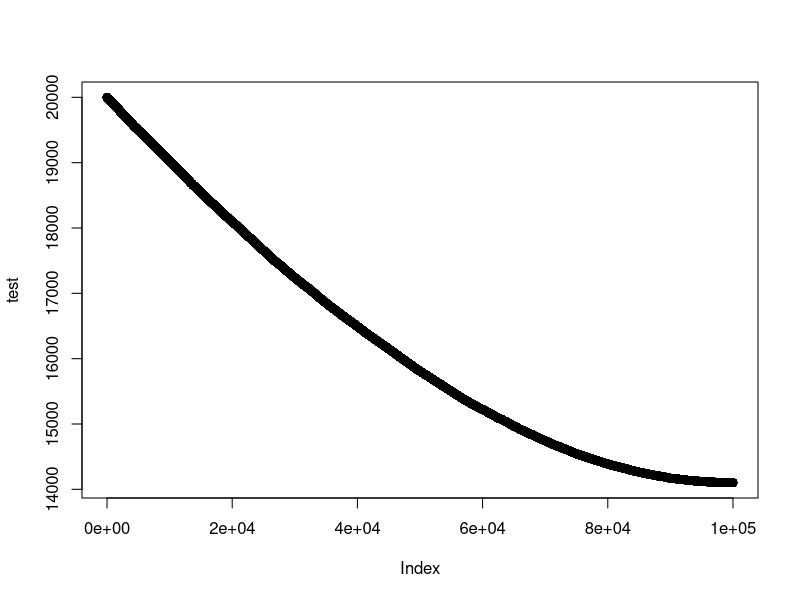

The R script that drew this image:


l = ceiling(runif(100000, min = 0, max = 19999))
l = sort(l, decreasing = T)

df = data.frame(l = l)
df$cs = cumsum(df$l)

t = 18000

res <- integer(nrow(df))

system.time({
  for(i in 1:nrow(df)){
    n = df$l[min(which(df$cs>df$cs[i]/2))]
    res[i] <- n
    if(n < t){ break }
  }
})

test <- sapply(1:nrow(df), function(i) df$l[min(which(df$cs>df$cs[i]/2))])
plot(test) # n is strinctly decreasing with i

binSearch <- function(min, max) {
  print(mid <- floor(mean(c(min, max))))
  if (mid == min) {
    if (df$l[min(which(df$cs>df$cs[min]/2))] < t) {
      return(min - 1)
    } else {
      return(max - 1)
    }
  }
  
  n = df$l[min(which(df$cs>df$cs[mid]/2))]
  if (n >= t) {
    return(binSearch(mid, max))
  } else {
    return(binSearch(min, mid))
  }
}


(test <- binSearch(1, nrow(df)))
debug(binSearch)

result = as.integer(i-1)



